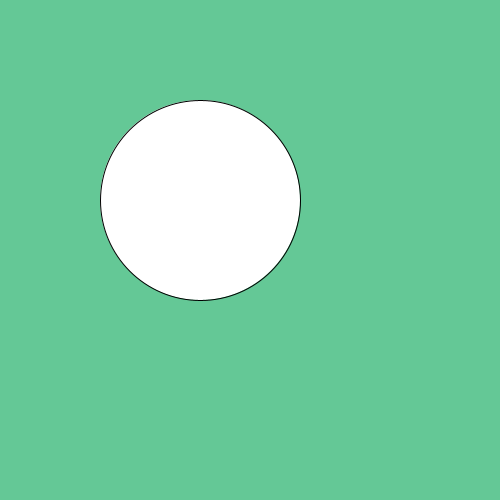
Frame 1 (no input)
Frame 60 (the mouse pressed at the canvas centre just before this capture): identical to frame 1, image omitted
Frame 120 (the mouse held since frame 60 and released just before this capture): identical to frame 1, image omitted

The Processing sketch that drew this single still picture (run headless with seeded random() and noise(); from frame 60 on, the mouse is pressed at the canvas centre):

// Processing sketch: Peel_Part02_BasicSetup
// ── Peel_Part02_BasicSetup.pde
void setup()
{
  size(500,500);
}

void draw()
{
  background(100,200,150);
  ellipse(200,200,200,200);
}
